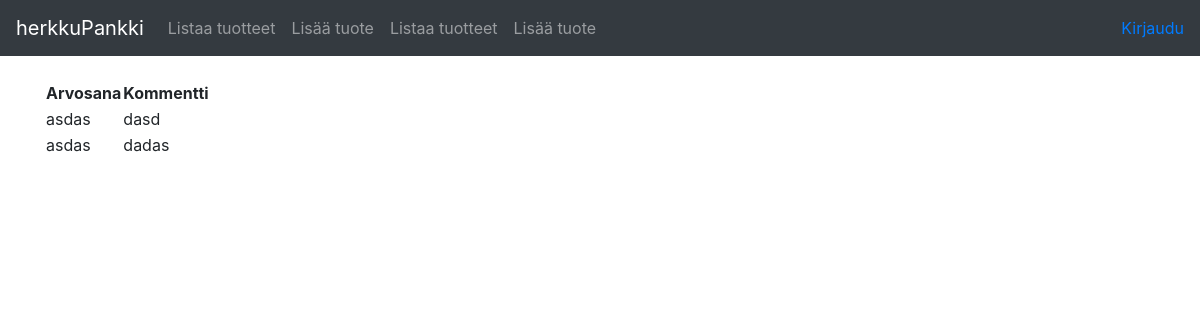
The app's page /reviews/ with its own data.
### application/reviews/models.py (models this page shows, shortened)
class Review(Base):
    score = db.Column(db.String(144), nullable=False)
    comment = db.Column(db.String(500), nullable=False)
    account_id = db.Column(db.Integer, db.ForeignKey('account.id'), nullable=False)

### application/reviews/views.py (the view)
@app.route("/reviews/", methods=["GET"])
def reviews_index():
    return render_template("reviews/list.html", reviews = Review.query.all())

### application/templates/reviews/list.html
{% extends "layout.html" %}
{% block body %}
  <table>
    <tr>
      <th>Arvosana</th>
      <th>Kommentti</th>
      <th></th>
    </tr>
    {% for review in reviews %}
    <tr>
      <td>{{ review.score }}</td>
      <td>{{ review.comment }}</td>
    </tr>
    {% endfor %}
  </table>
{% endblock %}

### records on screen
Review: score "asdas", comment "dasd"
Review: score "asdas", comment "dadas"
